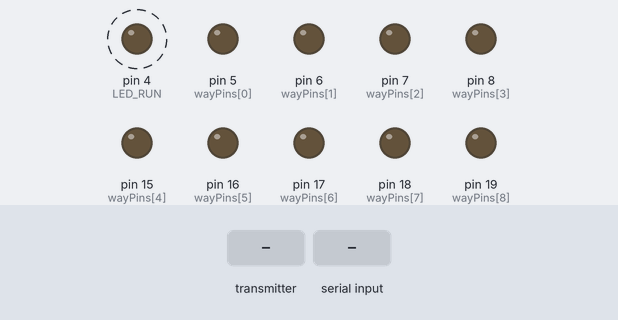
Recording of a sketch running on a simulated Arduino Uno, built with avr-gcc and run on an emulated ATmega328P. On the bench: output pins drawn as LEDs (lit = HIGH). Dashed ring = blinking. Inputs (shaded band) come from the test bench. No radio packets arrive unless stated; what the sketch prints to the serial monitor is not drawn.

Above: at 0.01 s.
At 1.7 s:
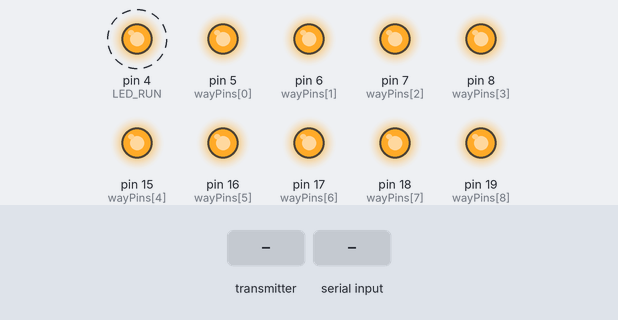
1.8 s: the transmitter starts sending buf.0 = 0
4.5 s: "90,45\n" received over Serial
6.5 s: the transmitter starts sending buf.0 = 1023
8.5 s: the transmitter starts sending buf.1 = 1023
Timing chart, 0 to 11.5 s (numbered marks = the images above; inputs shaded):
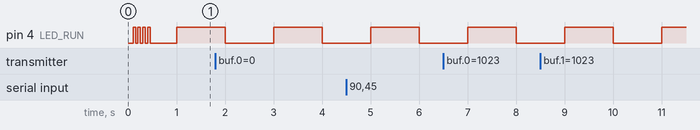

The sketch:

MultiPlug.ino
```cpp
#include <RF24.h>
#define NUMWAYS 9
#define BTDELAY 2

const byte LED_RUN=4,CE_PIN=14,CSN_PIN=10;
byte addressRead[6] = "1Nodw";
byte addressWrite[6] = "2Nodw";

RF24 radio(CE_PIN, CSN_PIN);

String inputString = "";         // a string to hold incoming data

byte wayPins[NUMWAYS]={5,6,7,8,15,16,17,18,19};

struct multipStruct{
    char buf[4];
}mymultip;

struct Lampe{
    byte numWay;
    bool etat;
}lampe;

void setup() {
  // put your setup code here, to run once:
  Serial.begin(9600);
  delay(100);
  pinMode(LED_RUN,OUTPUT);

  initRadio();

  blinkLed(4,LED_RUN);

  setAllWays(0);
}

void loop() {
if(radioRead()) checkBuffer();
 checkLed();
}

void setAllWays(byte onoff){
if(onoff>=1)onoff=1;
else onoff=0;

 for(byte i=0;i<NUMWAYS;i++){
    pinMode(wayPins[i],OUTPUT);
    digitalWrite(wayPins[i],!onoff);
  }
}

void checkWays(){

  for(byte i=0;i<NUMWAYS;i++){
    Serial.print(digitalRead(wayPins[i]));
    delay(BTDELAY);
    Serial.print(' ');
    delay(BTDELAY);
  }
  Serial.println(' ');
}

void checkBuffer(){

   if(inputString.length()>=4) {

      if(inputString.charAt(0)=='r' && inputString.charAt(1)=='m'){
       if(inputString.charAt(2)=='a'){
          setAllWays(inputString.charAt(3)-'0');
          checkWays();
       }else{
          if(inputString.charAt(2)=='c'&&inputString.charAt(3)=='y'){
              checkWays();
            }else{
              lampe.numWay=inputString.charAt(2)-'0';
              lampe.etat=inputString.charAt(3)-'0';
              verifyData();
            }
      }
     inputString = "";

    } else {
      Serial.println("Bad Cmd");
       delay(BTDELAY);
    Serial.println(inputString);
      }

  }else{
    Serial.println("Too Short Cmd");
    delay(BTDELAY);
    Serial.println(inputString);
  }
}

void serialEvent() {
    inputString = "";
    while (Serial.available()){
      char inChar = (char)Serial.read();
      delay(BTDELAY);
      inputString += inChar;
    }
      inputString.trim();
      checkBuffer();
}

bool verifyData(){
  if(lampe.numWay>=0 && lampe.numWay<NUMWAYS && lampe.etat>=0 && lampe.etat<=1){
     digitalWrite(wayPins[lampe.numWay],!lampe.etat);
  }else{
    Serial.println("Bad Way");
  }
}

bool radioRead(){
  if(radio.available()){
    radio.read( &mymultip, sizeof(mymultip));
    delay(BTDELAY);
    inputString=String(mymultip.buf);
    inputString.trim();
    Serial.println( inputString);
    return true;
  }
  return false;
}

void initRadio(){

  radio.begin(); // Start up the radio
  radio.setAutoAck(1); // Ensure autoACK is enabled
  radio.setRetries(15,15); // Max delay between retries & number of retries
  radio.openReadingPipe(1,addressRead);
  radio.openWritingPipe(addressWrite);
  radio.setPALevel( RF24_PA_HIGH);
  radio.setChannel(108);
  radio.setDataRate(RF24_250KBPS);
  radio.startListening();
}

/******Run LED Manage******/
unsigned long previousMillis = 0;        // will store last time LED was updated
// constants won't change :
const long interval = 1000;           // interval at which to blink (milliseconds)
bool ledState = LOW;

void checkLed(){
   // put your main code here, to run repeatedly:
  unsigned long currentMillis = millis();
  if (currentMillis - previousMillis >= interval) {
    // save the last time you blinked the LED
    previousMillis = currentMillis;
     // if the LED is off turn it on and vice-versa:
      if (ledState == LOW) {
        ledState = HIGH;
      } else {
        ledState = LOW;
      }
    // set the LED with the ledState of the variable:
    digitalWrite(LED_RUN, ledState);


  }
}

void blinkLed(int repeat,int pin){
  for(int i=0;i<repeat;i++){
     digitalWrite(pin,HIGH);
     delay(50);
     digitalWrite(pin,LOW);
     delay(50);
  }
}
```
